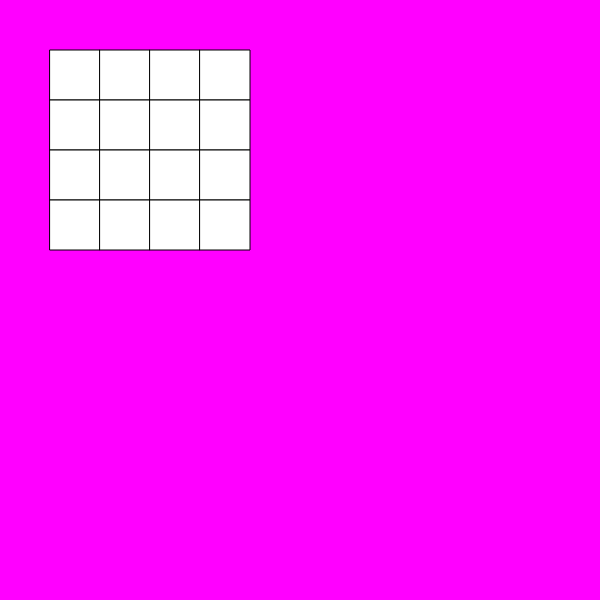
Frame 1 (no input)
Frame 60 (no input): identical to frame 1, image omitted
Frame 120 (the mouse pressed at the canvas centre since frame 60): identical to frame 1, image omitted

The p5.js sketch that drew this single still picture (run headless with seeded random() and noise() and a simulated clock; from frame 60 on, the mouse is pressed at the canvas centre):

// p5.js sketch
// ── sketch.js
let x = 1;

function setup() {
  createCanvas(600, 600);
}

function draw() {
  background(255, 0, 255);

  // 10 rectangles (dim. 50)
  // start at 0, 50

  for(var x = 1; x < 5; x ++) {
    for (var y = 1; y < 5; y++) {
      rect(x*50, y*50, 50, 50);
    } 
  }

}
